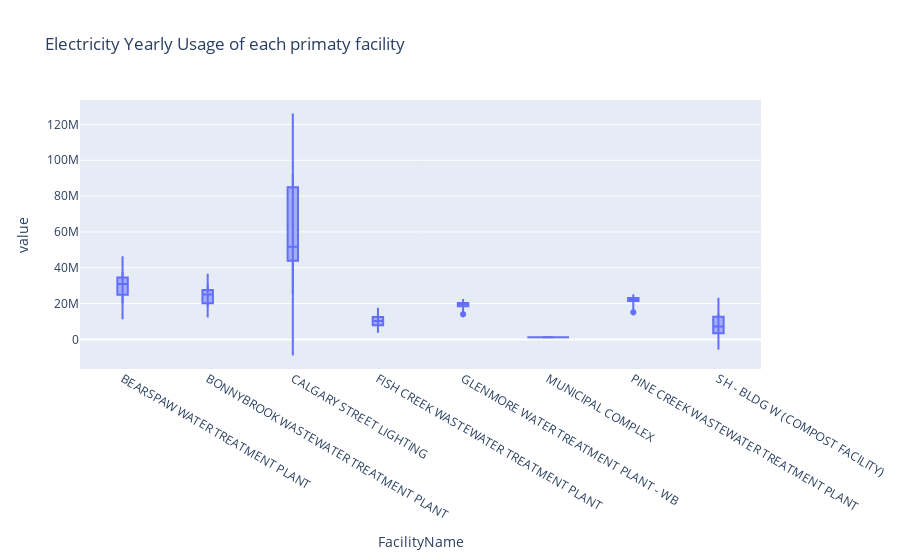
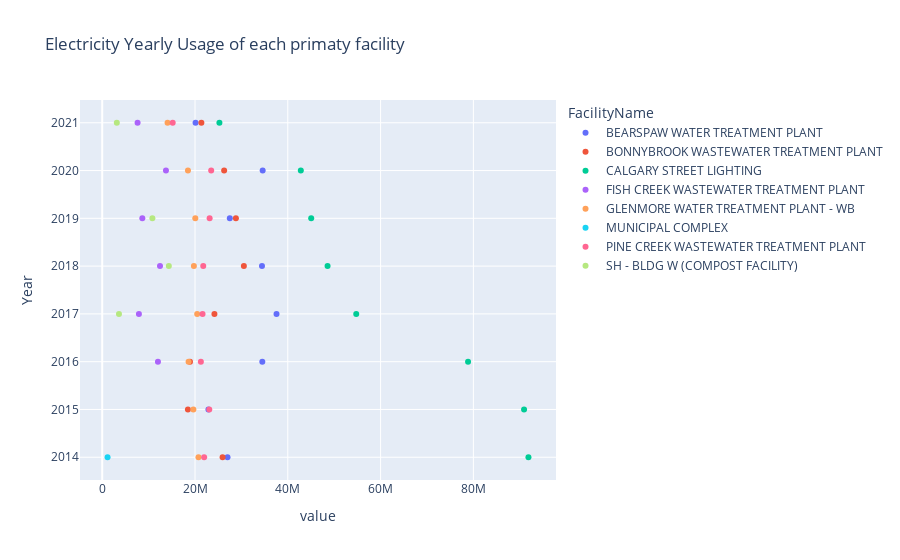

The notebook cell these images were saved under, in order:
### Code cell
df = pd.DataFrame(rdata,columns=["Business Unit Desc","FacilityName","Site ID", "FacilityAddress","Energy Description",
                                 "Year","Month","Total Consumption","Unit"])

def func(df):
    if(df['Unit'] == 'kWh'):
        df['Total Consumption'] = pd.to_numeric(df['Total Consumption'])*0.0036
        df['Unit'] = 'GJ'
        return df
    else:
        return df
    
df1=pd.DataFrame.drop(rdata,["Business Unit Desc","Site ID","FacilityAddress"], axis=1)
df1 = df1.loc[df1['Energy Description'] == 'Electricity']
df1=df1.loc[df1['Total Consumption'] > 1000000]
df1=df1.loc[df1['Year'].between(2014,2021)]
df1.name = "Electricity Yearly Usage of each facility "
df1=df1.groupby(['FacilityName','Year'])['Total Consumption'].sum().unstack(level=1)
display(df1)

fig = plt.figure()
df1.plot(kind='bar', colormap='tab20b', grid=True, title = 'Electricity Yearly Usage of each primary facility ')
fig.set_size_inches(3600,3600)
plt.show()


df1=pd.DataFrame.drop(rdata,["Business Unit Desc","Site ID","FacilityAddress"], axis=1)
df1 = df1.loc[df1['Energy Description'] == 'Electricity']
df1=df1.loc[df1['Total Consumption'] > 1000000]
df1=df1.loc[df1['Year'].between(2014,2021)]
df1.name = "Electricity Usage of each Year "
df1=df1.groupby(['FacilityName','Year'])['Total Consumption'].sum().unstack(level=0)
fig = px.violin(df1, y=df1.columns, box=True, title = 'Electricity Yearly Usage of each primary facility')
fig.show()


fig = px.scatter(df1, x=df1.columns, title = 'Electricity Yearly Usage of each primary facility ')
fig.show()

### Figure 1 — Plotly figure (JSON) as saved in the notebook; plotly's stock layout.template omitted (floating-point values rounded to 4 significant figures)
{"data": [{"alignmentgroup": "True", "box": {"visible": true}, "hovertemplate": "FacilityName=%{x}<br>value=%{y}<extra></extra>", "legendgroup": "", "marker": {"color": "#636efa"}, "name": "", "offsetgroup": "", "orientation": "v", "scalegroup": "True", "showlegend": false, "type": "violin", "x": ["BEARSPAW WATER TREATMENT PLANT", "BEARSPAW WATER TREATMENT PLANT", "BEARSPAW WATER TREATMENT PLANT", "BEARSPAW WATER TREATMENT PLANT", "BEARSPAW WATER TREATMENT PLANT", "BEARSPAW WATER TREATMENT PLANT", "BEARSPAW WATER TREATMENT PLANT", "BEARSPAW WATER TREATMENT PLANT", "BONNYBROOK WASTEWATER TREATMENT PLANT", "BONNYBROOK WASTEWATER TREATMENT PLANT", "BONNYBROOK WASTEWATER TREATMENT PLANT", "BONNYBROOK WASTEWATER TREATMENT PLANT", "BONNYBROOK WASTEWATER TREATMENT PLANT", "BONNYBROOK WASTEWATER TREATMENT PLANT", "BONNYBROOK WASTEWATER TREATMENT PLANT", "BONNYBROOK WASTEWATER TREATMENT PLANT", "CALGARY STREET LIGHTING", "CALGARY STREET LIGHTING", "CALGARY STREET LIGHTING", "CALGARY STREET LIGHTING", "CALGARY STREET LIGHTING", "CALGARY STREET LIGHTING", "CALGARY STREET LIGHTING", "CALGARY STREET LIGHTING", "FISH CREEK WASTEWATER TREATMENT PLANT", "FISH CREEK WASTEWATER TREATMENT PLANT", "FISH CREEK WASTEWATER TREATMENT PLANT", "FISH CREEK WASTEWATER TREATMENT PLANT", "FISH CREEK WASTEWATER TREATMENT PLANT", "FISH CREEK WASTEWATER TREATMENT PLANT", "FISH CREEK WASTEWATER TREATMENT PLANT", "FISH CREEK WASTEWATER TREATMENT PLANT", "GLENMORE WATER TREATMENT PLANT - WB", "GLENMORE WATER TREATMENT PLANT - WB", "GLENMORE WATER TREATMENT PLANT - WB", "GLENMORE WATER TREATMENT PLANT - WB", "GLENMORE WATER TREATMENT PLANT - WB", "GLENMORE WATER TREATMENT PLANT - WB", "GLENMORE WATER TREATMENT PLANT - WB", "GLENMORE WATER TREATMENT PLANT - WB", "MUNICIPAL COMPLEX", "MUNICIPAL COMPLEX", "MUNICIPAL COMPLEX", "MUNICIPAL COMPLEX", "MUNICIPAL COMPLEX", "MUNICIPAL COMPLEX", "MUNICIPAL COMPLEX", "MUNICIPAL COMPLEX", "PINE CREEK WASTEWATER TREATMENT PLANT", "PINE CREEK WASTEWATER TREATMENT PLANT", "PINE CREEK WASTEWATER TREATMENT PLANT", "PINE CREEK WASTEWATER TREATMENT PLANT", "PINE CREEK WASTEWATER TREATMENT PLANT", "PINE CREEK WASTEWATER TREATMENT PLANT", "PINE CREEK WASTEWATER TREATMENT PLANT", "PINE CREEK WASTEWATER TREATMENT PLANT", "SH - BLDG W (COMPOST FACILITY)", "SH - BLDG W (COMPOST FACILITY)", "SH - BLDG W (COMPOST FACILITY)", "SH - BLDG W (COMPOST FACILITY)", "SH - BLDG W (COMPOST FACILITY)", "SH - BLDG W (COMPOST FACILITY)", "SH - BLDG W (COMPOST FACILITY)", "SH - BLDG W (COMPOST FACILITY)"], "x0": " ", "xaxis": "x", "y": [27006979, 22896652, 34507602, 37570393, 34437203, 27503120, 34585362, 20122592, 25946479, 18470960, 18919634, 24187268, 30532643, 28814674, 26283641, 21374437, 91870809, 90922781, 78855156, 54751112, 48574753, 45044868, 42802879, 25261505, null, null, 12013694, 7911196, 12455848, 8647091, 13740451, 7626078, 20752623, 19647504, 18619313, 20468133, 19762821, 20062555, 18482865, 14085753, 1151483, null, null, null, null, null, null, null, 21972952, 23077646, 21265638, 21626015, 21776522, 23153347, 23486956, 15192188, null, null, null, 3613911, 14359899, 10817489, null, 3148365], "y0": " ", "yaxis": "y"}], "layout": {"autosize": true, "legend": {"tracegroupgap": 0}, "title": {"text": "Electricity Yearly Usage of each primaty facility"}, "violinmode": "group", "xaxis": {"anchor": "y", "autorange": true, "domain": [0, 1], "range": [-0.5, 7.5], "title": {"text": "FacilityName"}, "type": "category"}, "yaxis": {"anchor": "x", "autorange": true, "domain": [0, 1], "range": [-16520000.0, 133700000.0], "title": {"text": "value"}, "type": "linear"}}}

### Figure 2 — Plotly figure (JSON) as saved in the notebook; plotly's stock layout.template omitted (floating-point values rounded to 4 significant figures)
{"data": [{"hovertemplate": "FacilityName=BEARSPAW WATER TREATMENT PLANT<br>value=%{x}<br>Year=%{y}<extra></extra>", "legendgroup": "BEARSPAW WATER TREATMENT PLANT", "marker": {"color": "#636efa", "symbol": "circle"}, "mode": "markers", "name": "BEARSPAW WATER TREATMENT PLANT", "orientation": "h", "showlegend": true, "type": "scatter", "x": [27006979, 22896652, 34507602, 37570393, 34437203, 27503120, 34585362, 20122592], "xaxis": "x", "y": [2014, 2015, 2016, 2017, 2018, 2019, 2020, 2021], "yaxis": "y"}, {"hovertemplate": "FacilityName=BONNYBROOK WASTEWATER TREATMENT PLANT<br>value=%{x}<br>Year=%{y}<extra></extra>", "legendgroup": "BONNYBROOK WASTEWATER TREATMENT PLANT", "marker": {"color": "#EF553B", "symbol": "circle"}, "mode": "markers", "name": "BONNYBROOK WASTEWATER TREATMENT PLANT", "orientation": "h", "showlegend": true, "type": "scatter", "x": [25946479, 18470960, 18919634, 24187268, 30532643, 28814674, 26283641, 21374437], "xaxis": "x", "y": [2014, 2015, 2016, 2017, 2018, 2019, 2020, 2021], "yaxis": "y"}, {"hovertemplate": "FacilityName=CALGARY STREET LIGHTING<br>value=%{x}<br>Year=%{y}<extra></extra>", "legendgroup": "CALGARY STREET LIGHTING", "marker": {"color": "#00cc96", "symbol": "circle"}, "mode": "markers", "name": "CALGARY STREET LIGHTING", "orientation": "h", "showlegend": true, "type": "scatter", "x": [91870809, 90922781, 78855156, 54751112, 48574753, 45044868, 42802879, 25261505], "xaxis": "x", "y": [2014, 2015, 2016, 2017, 2018, 2019, 2020, 2021], "yaxis": "y"}, {"hovertemplate": "FacilityName=FISH CREEK WASTEWATER TREATMENT PLANT<br>value=%{x}<br>Year=%{y}<extra></extra>", "legendgroup": "FISH CREEK WASTEWATER TREATMENT PLANT", "marker": {"color": "#ab63fa", "symbol": "circle"}, "mode": "markers", "name": "FISH CREEK WASTEWATER TREATMENT PLANT", "orientation": "h", "showlegend": true, "type": "scatter", "x": [null, null, 12013694, 7911196, 12455848, 8647091, 13740451, 7626078], "xaxis": "x", "y": [2014, 2015, 2016, 2017, 2018, 2019, 2020, 2021], "yaxis": "y"}, {"hovertemplate": "FacilityName=GLENMORE WATER TREATMENT PLANT - WB<br>value=%{x}<br>Year=%{y}<extra></extra>", "legendgroup": "GLENMORE WATER TREATMENT PLANT - WB", "marker": {"color": "#FFA15A", "symbol": "circle"}, "mode": "markers", "name": "GLENMORE WATER TREATMENT PLANT - WB", "orientation": "h", "showlegend": true, "type": "scatter", "x": [20752623, 19647504, 18619313, 20468133, 19762821, 20062555, 18482865, 14085753], "xaxis": "x", "y": [2014, 2015, 2016, 2017, 2018, 2019, 2020, 2021], "yaxis": "y"}, {"hovertemplate": "FacilityName=MUNICIPAL COMPLEX<br>value=%{x}<br>Year=%{y}<extra></extra>", "legendgroup": "MUNICIPAL COMPLEX", "marker": {"color": "#19d3f3", "symbol": "circle"}, "mode": "markers", "name": "MUNICIPAL COMPLEX", "orientation": "h", "showlegend": true, "type": "scatter", "x": [1151483, null, null, null, null, null, null, null], "xaxis": "x", "y": [2014, 2015, 2016, 2017, 2018, 2019, 2020, 2021], "yaxis": "y"}, {"hovertemplate": "FacilityName=PINE CREEK WASTEWATER TREATMENT PLANT<br>value=%{x}<br>Year=%{y}<extra></extra>", "legendgroup": "PINE CREEK WASTEWATER TREATMENT PLANT", "marker": {"color": "#FF6692", "symbol": "circle"}, "mode": "markers", "name": "PINE CREEK WASTEWATER TREATMENT PLANT", "orientation": "h", "showlegend": true, "type": "scatter", "x": [21972952, 23077646, 21265638, 21626015, 21776522, 23153347, 23486956, 15192188], "xaxis": "x", "y": [2014, 2015, 2016, 2017, 2018, 2019, 2020, 2021], "yaxis": "y"}, {"hovertemplate": "FacilityName=SH - BLDG W (COMPOST FACILITY)<br>value=%{x}<br>Year=%{y}<extra></extra>", "legendgroup": "SH - BLDG W (COMPOST FACILITY)", "marker": {"color": "#B6E880", "symbol": "circle"}, "mode": "markers", "name": "SH - BLDG W (COMPOST FACILITY)", "orientation": "h", "showlegend": true, "type": "scatter", "x": [null, null, null, 3613911, 14359899, 10817489, null, 3148365], "xaxis": "x", "y": [2014, 2015, 2016, 2017, 2018, 2019, 2020, 2021], "yaxis": "y"}], "layout": {"autosize": true, "legend": {"title": {"text": "FacilityName"}, "tracegroupgap": 0}, "title": {"text": "Electricity Yearly Usage of each primaty facility "}, "xaxis": {"anchor": "y", "autorange": true, "domain": [0, 1], "range": [-4560000.0, 97580000.0], "title": {"text": "value"}, "type": "linear"}, "yaxis": {"anchor": "x", "autorange": true, "domain": [0, 1], "range": [2013.0, 2022.0], "title": {"text": "Year"}, "type": "linear"}}}
